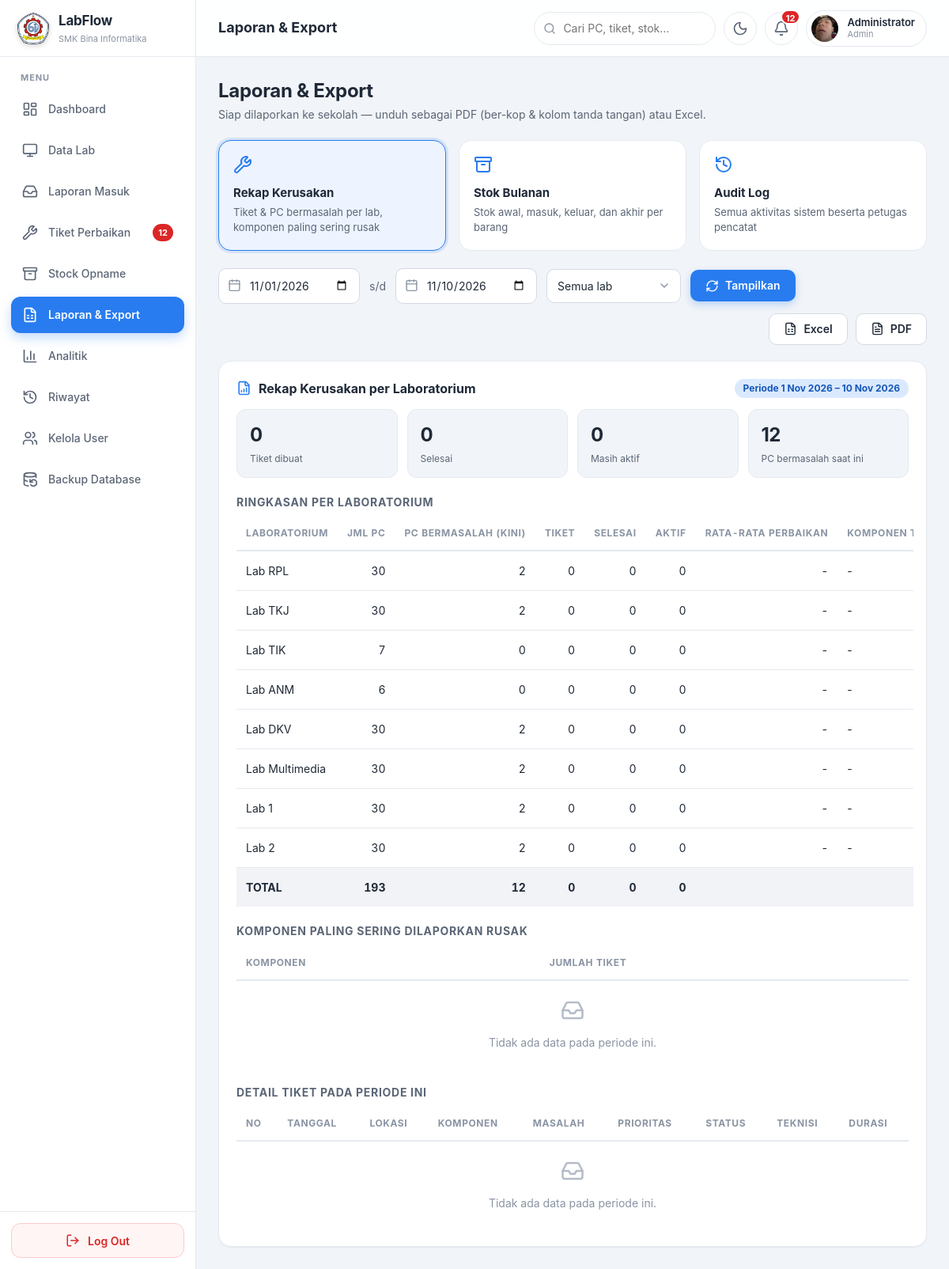
/LABFLOW/laporan.php (signed in), run on the app's committed database.
### tables this page shows
CREATE TABLE `laboratories` (
  `id` int UNSIGNED NOT NULL,
  `code` varchar(20) NOT NULL,
  `name` varchar(100) NOT NULL,
  `folder` varchar(50) NOT NULL,
  `page_file` varchar(80) NOT NULL,
  `floor` varchar(30) NOT NULL,
  `status` enum('active','maintenance') NOT NULL DEFAULT 'active',
  `image` varchar(255) NOT NULL DEFAULT 'lab.jpg',
  `total_pcs` smallint UNSIGNED NOT NULL DEFAULT '0',
  `created_at` timestamp NOT NULL DEFAULT CURRENT_TIMESTAMP,
  `updated_at` timestamp NOT NULL DEFAULT CURRENT_TIMESTAMP ON UPDATE CURRENT_TIMESTAMP
);

### LABFLOW/config/auth.php (called while the page is built, shortened)
<?php
require_once __DIR__ . '/koneksi.php';
function e($v): string
{
    return htmlspecialchars((string)$v, ENT_QUOTES, 'UTF-8');
}

### LABFLOW/config/koneksi.php (called while the page is built, shortened)
<?php
function db(): PDO
{
    static $pdo = null;
    if ($pdo === null) {
        $pdo = new PDO(
            'mysql:host=' . DB_HOST . ';dbname=' . DB_NAME . ';charset=utf8mb4',
            DB_USER,
            DB_PASS,
            [
                PDO::MYSQL_ATTR_INIT_COMMAND => "SET NAMES utf8mb4 COLLATE utf8mb4_unicode_ci, time_zone = '" . (new DateTime('now', new DateTimeZone(APP_TZ)))->format('P') . "'",
                PDO::ATTR_ERRMODE            => PDO::ERRMODE_EXCEPTION,
                PDO::ATTR_DEFAULT_FETCH_MODE => PDO::FETCH_ASSOC,
                PDO::ATTR_EMULATE_PREPARES   => false,
            ]
        );
    }
    return $pdo;
}

### LABFLOW/config/reports.php (called while the page is built, shortened)
<?php
function rep_hours(?float $h): string
{
    if ($h === null) return '-';
    return $h >= 48 ? round($h / 24, 1) . ' hari' : round($h, 1) . ' jam';
}
function report_kerusakan(string $from, string $to, string $labCode = ''): array
{
    $pdo  = db();
    $e    = date('Y-m-d', strtotime($to . ' +1 day'));
    $labW = $labCode !== '' ? ' AND l.code = ?' : '';
    $args = [$from, $e];
    $s = $pdo->prepare(
        "SELECT l.id, l.name,
                (SELECT COUNT(*) FROM pcs WHERE laboratory_id = l.id) AS total_pc,
                (SELECT COUNT(*) FROM v_pc_status v WHERE v.laboratory_id = l.id AND v.status = 'issue' COLLATE utf8mb4_unicode_ci) AS pc_issue,
                COUNT(r.id) AS tiket, COALESCE(SUM(r.status = 'resolved'), 0) AS selesai,
                COALESCE(SUM(r.status <> 'resolved'), 0) AS aktif,
                AVG(CASE WHEN r.status = 'resolved' THEN TIMESTAMPDIFF(MINUTE, r.reported_at, r.resolved_at) END) / 60 AS avg_h
         FROM laboratories l
         LEFT JOIN pcs p ON p.laboratory_id = l.id
         LEFT JOIN lab_reports r ON r.pc_id = p.id AND r.reported_at >= ? AND r.reported_at < ?
         WHERE 1=1 $labW
         GROUP BY l.id, l.name ORDER BY l.id"
    );
    $s->execute($args);
    $labs = $s->fetchAll();
    $c = $pdo->prepare(
        "SELECT p.laboratory_id AS lid, COALESCE(r.component_type, '') AS ct, COUNT(*) AS n
         FROM lab_reports r JOIN pcs p ON p.id = r.pc_id JOIN laboratories l ON l.id = p.laboratory_id
         WHERE r.reported_at >= ? AND r.reported_at < ? $labW GROUP BY p.laboratory_id, ct"
    );
    $c->execute($args);
    $top = []; $byType = [];
    foreach ($c->fetchAll() as $r) {
        $byType[$r['ct']] = ($byType[$r['ct']] ?? 0) + (int)$r['n'];
        if ($r['ct'] !== '' && (!isset($top[$r['lid']]) || $r['n'] > $top[$r['lid']][1])) {
            $top[$r['lid']] = [component_label($r['ct']), (int)$r['n']];
        }
    }
    $rows = []; $tot = ['pc' => 0, 'issue' => 0, 'tk' => 0, 'ok' => 0, 'act' => 0];
    foreach ($labs as $l) {
        $rows[] = [$l['name'], (int)$l['total_pc'], (int)$l['pc_issue'], (int)$l['tiket'], (int)$l['selesai'], (int)$l['aktif'],
                   rep_hours($l['avg_h'] !== null ? (float)$l['avg_h'] : null), $top[$l['id']][0] ?? '-'];
        $tot['pc'] += (int)$l['total_pc']; $tot['issue'] += (int)$l['pc_issue']; $tot['tk'] += (int)$l['tiket'];
        $tot['ok'] += (int)$l['selesai']; $tot['act'] += (int)$l['aktif'];
    }
    $typeRows = [];
    $d = $pdo->prepare(
        "SELECT r.id, r.reported_at, r.resolved_at, l.name AS lab, p.pc_number, r.component_type, r.description, r.priority, r.status, r.technician
         FROM lab_reports r JOIN pcs p ON p.id = r.pc_id JOIN laboratories l ON l.id = p.laboratory_id
         WHERE r.reported_at >= ? AND r.reported_at < ? $labW ORDER BY r.reported_at DESC, r.id DESC LIMIT 1000"
    );
    $d->execute($args);
    $detail = [];
    foreach ($d->fetchAll() as $r) {
        $end = $r['resolved_at'] ?: null;
        $detail[] = ['#' . $r['id'], ui_date($r['reported_at']), $r['lab'] . ' PC ' . $r['pc_number'],
                     $r['component_type'] ? component_label($r['component_type']) : '-', $r['description'],
                     ticket_priority_label($r['priority']), ticket_status_label($r['status']), $r['technician'] ?: '-',
                     $end ? rep_hours((strtotime($end) - strtotime($r['reported_at'])) / 3600) : '-'];
    }
    $period = ui_date($from) . ' – ' . ui_date($to);
    return [
        'title'    => 'Rekap Kerusakan per Laboratorium',
        'subtitle' => 'Periode ' . $period . ($labCode !== '' && $labs ? ' · ' . $labs[0]['name'] : ''),
        'landscape' => true,
        'summary'  => [['Tiket dibuat', $tot['tk']], ['Selesai', $tot['ok']], ['Masih aktif', $tot['act']], ['PC bermasalah saat ini', $tot['issue']]],
        'tables'   => [
            ['title' => 'Ringkasan per laboratorium',
             'cols' => [['Laboratorium', 42, 'L'], ['Jml PC', 20, 'R'], ['PC bermasalah (kini)', 32, 'R'], ['Tiket', 18, 'R'], ['Selesai', 20, 'R'], ['Aktif', 18, 'R'], ['Rata-rata perbaikan', 36, 'R'], ['Komponen terbanyak', 50, 'L']],
             'rows' => $rows,
             'total' => ['TOTAL', $tot['pc'], $tot['issue'], $tot['tk'], $tot['ok'], $tot['act'], '', '']],
            ['title' => 'Komponen paling sering dilaporkan rusak',
             'cols' => [['Komponen', 90, 'L'], ['Jumlah tiket', 30, 'R']], 'rows' => $typeRows, 'total' => null],
            ['title' => 'Detail tiket pada periode ini',
             'cols' => [['No', 14, 'L'], ['Tanggal', 24, 'L'], ['Lokasi', 34, 'L'], ['Komponen', 28, 'L'], ['Masalah', 70, 'L'], ['Prioritas', 18, 'L'], ['Status', 26, 'L'], ['Teknisi', 28, 'L'], ['Durasi', 18, 'R']],
             'rows' => $detail, 'total' => null],
        ],
    ];
}

### LABFLOW/laporan.php (the view, shortened to what this page needs)
<?php
require_once __DIR__ . '/config/layout.php';
require_once __DIR__ . '/config/reports.php';
$jenis = in_array($_GET['jenis'] ?? '', ['kerusakan', 'stok', 'audit'], true) ? $_GET['jenis'] : 'kerusakan';
$from  = rep_date($_GET['from'] ?? '', date('Y-m-01'));
$to    = rep_date($_GET['to'] ?? '', date('Y-m-d'));
$bulan = preg_match('/^\d{4}-(0[1-9]|1[0-2])$/', $_GET['bulan'] ?? '') ? $_GET['bulan'] : date('Y-m');
$labF  = preg_replace('/[^a-z0-9_-]/i', '', (string)($_GET['lab'] ?? ''));
$typeF = (string)($_GET['type'] ?? '');
$rep = match ($jenis) {
    'stok'  => report_stok($bulan),
    'audit' => report_audit($from, $to, $typeF),
    default => report_kerusakan($from, $to, $labF),
};
$labs = db()->query('SELECT code, name FROM laboratories ORDER BY id')->fetchAll();
$qs = fn(array $o) => http_build_query(array_filter(array_merge(['jenis' => $jenis, 'from' => $from, 'to' => $to, 'bulan' => $bulan, 'lab' => $labF, 'type' => $typeF], $o), fn($v) => $v !== '' && $v !== null));
$types = [
    'kerusakan' => ['wrench', 'Rekap Kerusakan', 'Tiket & PC bermasalah per lab, komponen paling sering rusak'],
    'stok'      => ['archive', 'Stok Bulanan', 'Stok awal, masuk, keluar, dan akhir per barang'],
    'audit'     => ['history', 'Audit Log', 'Semua aktivitas sistem beserta petugas pencatat'],
];
ui_open('Laporan & Export', 'laporan', '', ['tiket.css'], '<h1>Laporan &amp; Export</h1>');
?>
            <div class="page-head">
                <div>
                    <h1>Laporan &amp; Export</h1>
                    <p>Siap dilaporkan ke sekolah &mdash; unduh sebagai PDF (ber-kop &amp; kolom tanda tangan) atau Excel.</p>
                </div>
            </div>
            <div class="report-grid">
                <?php foreach ($types as $k => [$ic, $name, $desc]): ?>
                <a class="report-type<?= $jenis === $k ? ' active' : '' ?>" href="laporan.php?jenis=<?= $k ?>">
                    <i data-lucide="<?= $ic ?>"></i><strong><?= e($name) ?></strong><span><?= e($desc) ?></span>
                </a>
                <?php endforeach; ?>
            </div>
            <form class="toolbar" method="get" action="laporan.php">
                <?php if ($jenis === 'stok'): ?>
                <div class="input-icon"><i data-lucide="calendar"></i><input type="month" class="input" name="bulan" value="<?= e($bulan) ?>" aria-label="Bulan" onchange="this.form.submit()" style="min-width:190px"></div>
                <?php else: ?>
                <div class="input-icon"><i data-lucide="calendar"></i><input type="date" class="input" name="from" value="<?= e($from) ?>" aria-label="Dari tanggal" style="min-width:170px"></div>
                <span class="soft">s/d</span>
                <div class="input-icon"><i data-lucide="calendar"></i><input type="date" class="input" name="to" value="<?= e($to) ?>" aria-label="Sampai tanggal" style="min-width:170px"></div>
                <?php endif; ?>
                <?php if ($jenis === 'kerusakan'): ?>
                <select class="select" name="lab" aria-label="Laboratorium">
                    <option value="">Semua lab</option>
                </select>
                <?php endif; ?>
                <button type="submit" class="btn btn-primary"><i data-lucide="refresh-cw"></i> Tampilkan</button>
                <div class="export-bar">
                    <a class="btn btn-secondary" href="laporan.php?<?= e($qs(['format' => 'xlsx'])) ?>"><i data-lucide="file-spreadsheet"></i> Excel</a>
                    <a class="btn btn-secondary" href="laporan.php?<?= e($qs(['format' => 'pdf'])) ?>"><i data-lucide="file-text"></i> PDF</a>
                </div>
            </form>
            <div class="card">
                <div class="card-head"><h2><i data-lucide="file-bar-chart"></i> <?= e($rep['title']) ?></h2><span class="badge badge-blue"><?= e($rep['subtitle']) ?></span></div>
                <div class="sum-cards">
                    <?php foreach ($rep['summary'] as [$l, $v]): ?><div class="sum-card"><strong><?= e(is_int($v) ? number_format($v, 0, ',', '.') : $v) ?></strong><span><?= e($l) ?></span></div><?php endforeach; ?>
                </div>
                <?php foreach ($rep['tables'] as $t): ?>
                <h3 class="section-title"><?= e($t['title']) ?></h3>
                <div class="table-wrap">
                    <table class="table">
                        <thead><tr><?php foreach ($t['cols'] as $c): ?><th<?= $c[2] === 'R' ? ' class="num"' : '' ?>><?= e($c[0]) ?></th><?php endforeach; ?></tr></thead>
                        <tbody>
                        <?php foreach ($t['rows'] as $r): ?>
                            <tr><?php foreach ($t['cols'] as $i => $c): ?><td<?= $c[2] === 'R' ? ' class="num"' : '' ?>><?= e($r[$i] ?? '') ?></td><?php endforeach; ?></tr>
                        <?php endforeach; ?>
                        <?php if ($t['total']): ?>
                            <tr class="total-row"><?php foreach ($t['cols'] as $i => $c): ?><td<?= $c[2] === 'R' ? ' class="num"' : '' ?>><?= e($t['total'][$i] ?? '') ?></td><?php endforeach; ?></tr>
                        <?php endif; ?>
                        </tbody>
                    </table>
                    <?php if (!$t['rows']): ?><div class="empty small"><i data-lucide="inbox"></i><p>Tidak ada data pada periode ini.</p></div><?php endif; ?>
                </div>
                <?php endforeach; ?>
            </div>

### data on the page
laboratories: name "Lab RPL", i "30", i "2", i "0", i "-"
laboratories: name "Lab TKJ", i "30", i "2", i "0", i "-"
laboratories: name "Lab TIK", i "7", i "0", i "-"
laboratories: name "Lab ANM", i "6", i "0", i "-"
laboratories: name "Lab DKV", i "30", i "2", i "0", i "-"
laboratories: name "Lab Multimedia", i "30", i "2", i "0", i "-"
laboratories: name "Lab 1", i "30", i "2", i "0", i "-"
laboratories: name "Lab 2", i "30", i "2", i "0", i "-"

### other printed values
$label "Dashboard"
$label "Data Lab"
$label "Laporan Masuk"
$label "Tiket Perbaikan"
$badges[$key] "12"
$label "Stock Opname"
$label "Laporan & Export"
$label "Analitik"
$label "Riwayat"
$label "Kelola User"
$label "Backup Database"
$left "Laporan & Export"
$bell "12"
current_user_name() "Administrator"
role_label($_SESSION['role'] ?? 'user') "Admin"
